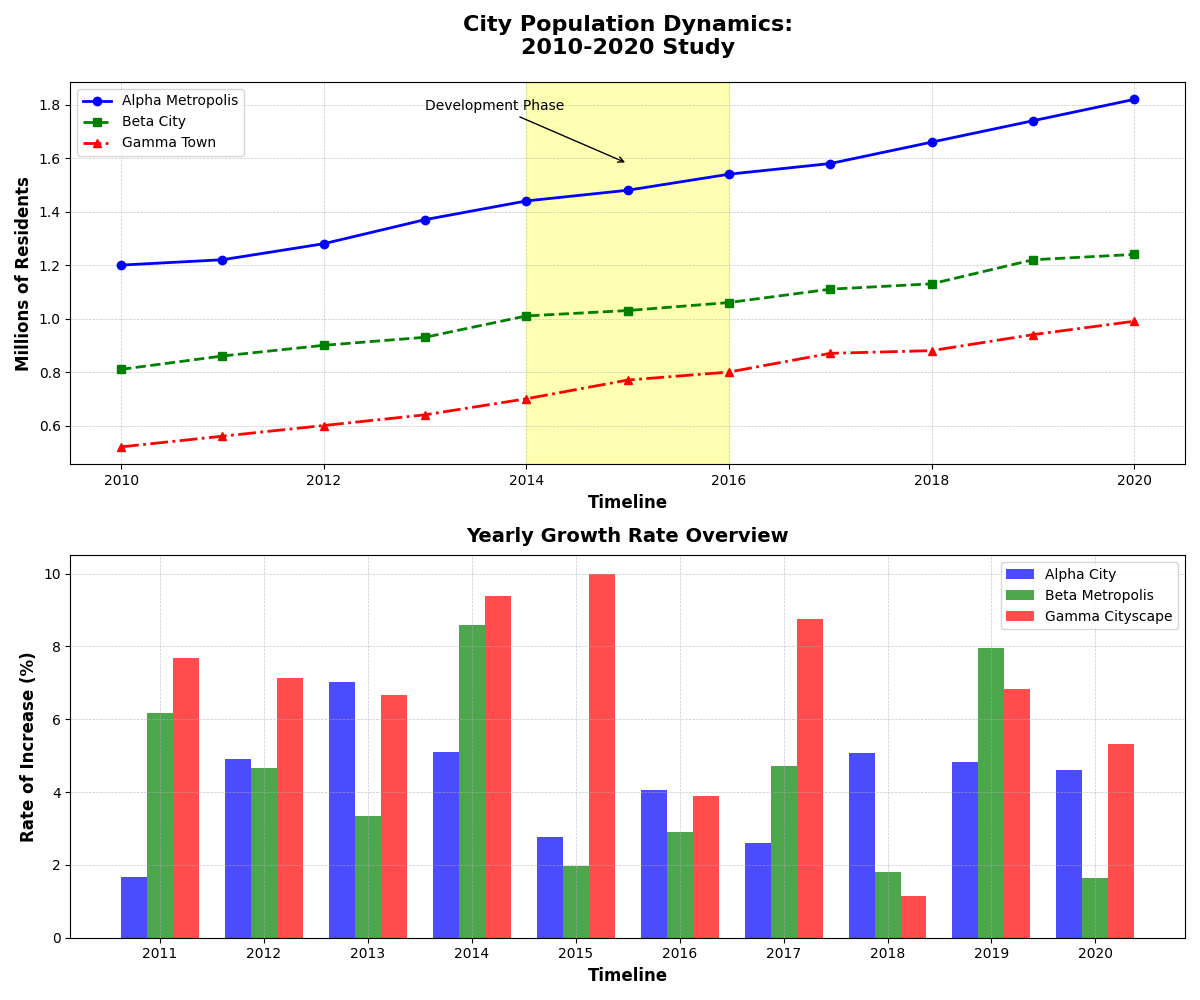

Python code for this plot:
import matplotlib.pyplot as plt
import numpy as np

years = np.arange(2010, 2021)

city1_population = [1.2, 1.22, 1.28, 1.37, 1.44, 1.48, 1.54, 1.58, 1.66, 1.74, 1.82]
city2_population = [0.81, 0.86, 0.9, 0.93, 1.01, 1.03, 1.06, 1.11, 1.13, 1.22, 1.24]
city3_population = [0.52, 0.56, 0.6, 0.64, 0.7, 0.77, 0.8, 0.87, 0.88, 0.94, 0.99]

def calculate_annual_growth_rate(data):
    return [100 * (data[k+1] - data[k]) / data[k] for k in range(len(data)-1)]

city1_growth = calculate_annual_growth_rate(city1_population)
city2_growth = calculate_annual_growth_rate(city2_population)
city3_growth = calculate_annual_growth_rate(city3_population)

fig, (ax1, ax2) = plt.subplots(2, 1, figsize=(12, 10))

ax1.plot(years, city1_population, marker='o', linestyle='-', color='blue', linewidth=2, label='Alpha Metropolis')
ax1.plot(years, city2_population, marker='s', linestyle='--', color='green', linewidth=2, label='Beta City')
ax1.plot(years, city3_population, marker='^', linestyle='-.', color='red', linewidth=2, label='Gamma Town')
ax1.set_title("City Population Dynamics:\n2010-2020 Study", fontsize=16, fontweight='bold', pad=20)
ax1.set_xlabel('Timeline', fontsize=12, fontweight='bold')
ax1.set_ylabel('Millions of Residents', fontsize=12, fontweight='bold')
ax1.grid(True, linestyle='--', linewidth=0.5, alpha=0.7)
ax1.legend(loc='upper left', fontsize=10)
ax1.axvspan(2014, 2016, color='yellow', alpha=0.3, label='Development Phase')
ax1.annotate('Development Phase', xy=(2015, 1.58), xytext=(2013, 1.78),
             arrowprops=dict(arrowstyle='->', connectionstyle='arc3', color='black'),
             fontsize=10, color='black')

ind = np.arange(len(city1_growth))
width = 0.25

ax2.bar(ind - width, city1_growth, width=width, color='blue', alpha=0.7, label='Alpha City')
ax2.bar(ind, city2_growth, width=width, color='green', alpha=0.7, label='Beta Metropolis')
ax2.bar(ind + width, city3_growth, width=width, color='red', alpha=0.7, label='Gamma Cityscape')
ax2.set_title('Yearly Growth Rate Overview', fontsize=14, fontweight='bold', pad=10)
ax2.set_xlabel('Timeline', fontsize=12, fontweight='bold')
ax2.set_ylabel('Rate of Increase (%)', fontsize=12, fontweight='bold')
ax2.set_xticks(ind)
ax2.set_xticklabels(years[1:])
ax2.legend(loc='upper right', fontsize=10)
ax2.grid(True, linestyle='--', linewidth=0.5, alpha=0.7)

plt.tight_layout()
plt.show()
